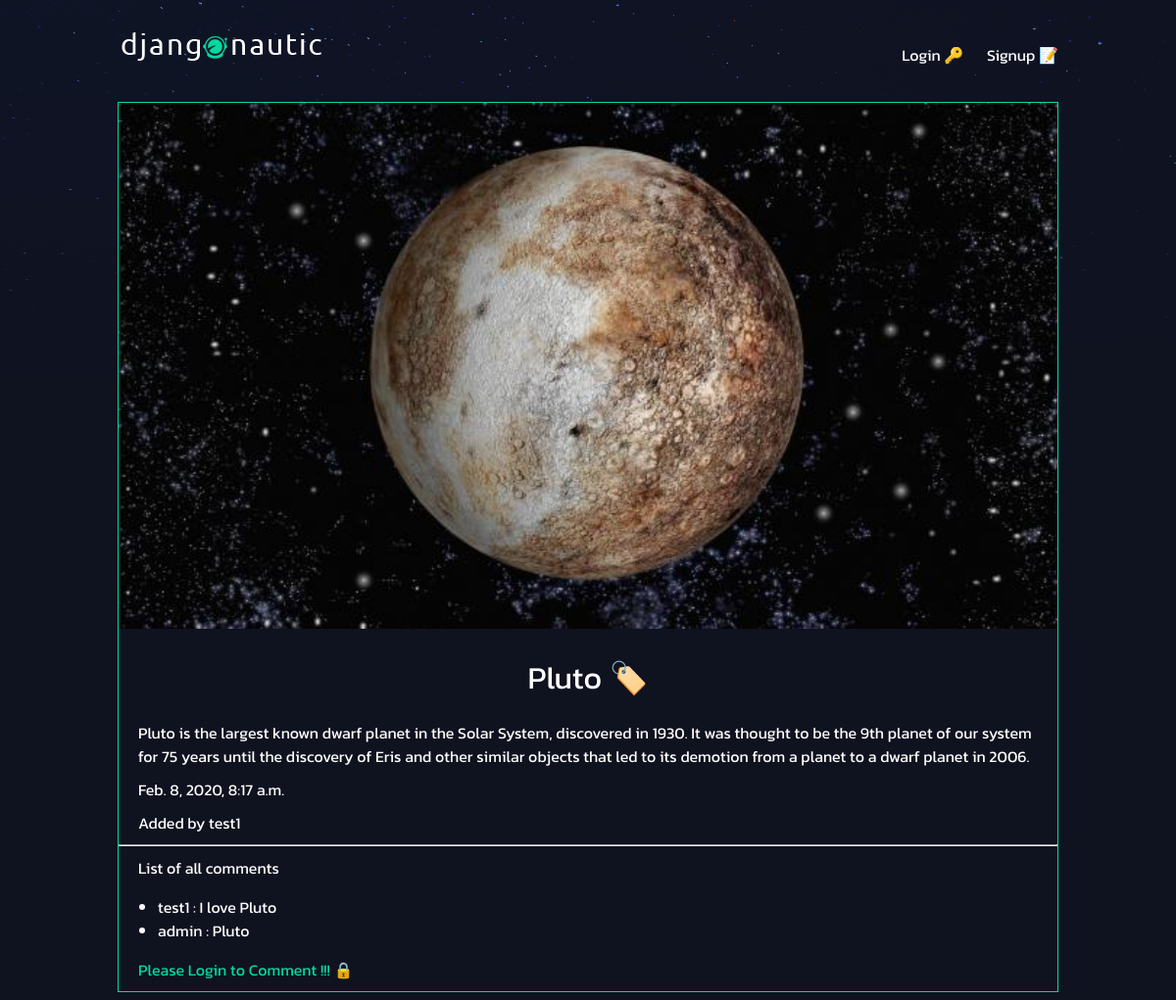
/articles/pluto/, run on the app's committed database.
### articles/models.py (models this page shows, shortened)
class Article(models.Model):
    title = models.CharField(max_length=100)
    slug = models.SlugField()
    body = models.TextField()
    date = models.DateTimeField(auto_now_add=True)
    thumb = models.ImageField(default='default.png', blank=True)
    author = models.ForeignKey(User, on_delete=models.CASCADE, default=None)

class Comment(models.Model):
    article = ForeignKey(Article, on_delete=models.CASCADE)
    message = models.TextField()
    author = models.ForeignKey(User, on_delete=models.CASCADE, default=None)

### articles/views.py (the view)
# urls.py: path("<slug:slug>/", views.article_slug, name="slug")
def article_slug(request, slug):
    try:
        article = Article.objects.get(slug=slug)
        comments = article.comment_set.all()
        if request.method == 'POST':
            form = forms.AddComment(request.POST)
            if form.is_valid():
                comment = form.save(commit=False)
                comment.author = request.user
                comment.article = article
                comment.save()
                return redirect("articles:slug", slug=slug)
            user = request.user
        else:
            form = forms.AddComment()
        return render(request, "article_detail.html", {'article' : article, 'form' : form, 'comments' : comments})
    except:
        return redirect("articles:list")

### articles/templates/article_detail.html (shortened to what this page needs)
{% extends 'base_layout.html'%}
{% block content %}
<div class="article-detail">
    <div class="article">
        <img width='100%' src="{{ article.thumb.url }}">
        <h2>{{ article.title }} 🏷️</h2>
        <p>{{ article.body }}</p>
        <p>{{ article.date }}</p>
        <p>Added by {{ article.author }}</p>
        <hr>
        {% if comments|length >= 1 %}
            <p>List of all comments</p>
            <ul>
                {% for comment in comments %}
                    <li> {{ comment.author }} : {{ comment.message }}</li>
                {% endfor %}
            </ul>
        {% endif %}
        {% if user.is_authenticated %}
            <form class='comment' action="{% url 'articles:slug' article.slug %}" method="post">
                {% csrf_token %}
                {{ form }}
                <button type="submit">OK</button>
            </form>
        {% else %}
            <div class="comment">
                <p>Please Login to Comment !!! 🔒</p>
            </div>
        {% endif %}
    </div>
</div>
{% endblock %}

### assets/style.css (style rules this page uses)
body { background-color: #0f121f; background-image: url("stars.png"); background-repeat: no-repeat; color: #fff; }
body * { font-family: 'Kanit', sans-serif; }
h1, h2, h3, h4, h5 { font-weight: normal; margin: 0; }
.article { padding: 10px; border: 1px solid #00dba0; position: relative; padding-bottom: 40px; }
.article h2 { font-size: 1.2em; }
.article-detail .article { padding: 0; }
.article-detail .article img { max-width: 100%; }
.article-detail .article h2 { text-align: center; margin: 20px auto; font-size: 2em }
.article-detail .article p { margin: 10px 20px }
.comment p { margin: 10px 20px; color : #00dba0; }

### data on the page
Article: thumb (picture), title "Pluto", body "Pluto is the largest known dwarf planet in the Solar System, discovered in 1930. It was thought to be the 9th planet of our system for 75 years until the discovery of Eris and other similar objects that led to its demotion from a planet to a dwarf planet in 2006.", date "Feb. 8, 2020, 8:17 a.m.", author "test1"
Comment: author "test1", message "I love Pluto"
Comment: author "admin", message "Pluto"
